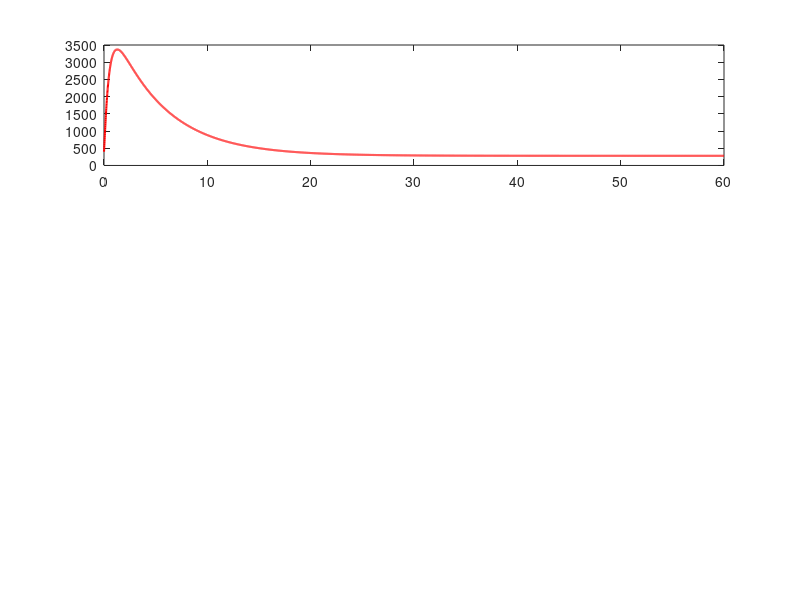

Reproduce this figure in MATLAB. (Note: this script raises an error after producing the figure.)
%% sim-06: Safety Trip (SCRAM) Logic

% Parameters
C_fuel = 500; C_cool = 2000; h = 100;
flow = 10; Cp = 4180; T_inlet = 280;
P0 = 3e6;  % 3 MW — high enough to trigger trip
T_fuel0 = 400; T_cool0 = 300;

dt = 0.01; t = 0:dt:60; N = length(t);
T_fuel = zeros(1,N); T_fuel(1) = T_fuel0;
T_cool = zeros(1,N); T_cool(1) = T_cool0;
P = zeros(1,N); P(1) = P0;

tripped = false; t_trip = NaN;

for i = 1:N-1
    % Safety trip: SCRAM if T_fuel > 1200°C
    if ~tripped && T_fuel(i) > 1200
        tripped = true;
        t_trip = t(i);
        fprintf('SCRAM triggered at t = %.2f s, T_fuel = %.1f °C\n', t_trip, T_fuel(i));
    end

    % Power: exponential decay after trip
    if tripped
        P(i+1) = P0 * exp(-(t(i+1) - t_trip) / 0.5);
    else
        P(i+1) = P0;
    end

    dT_fuel = (P(i) - h*(T_fuel(i) - T_cool(i))) / C_fuel;
    dT_cool = (h*(T_fuel(i) - T_cool(i)) - flow*Cp*(T_cool(i) - T_inlet)) / C_cool;
    T_fuel(i+1) = T_fuel(i) + dT_fuel * dt;
    T_cool(i+1) = T_cool(i) + dT_cool * dt;
end

figure;
subplot(3,1,1);
plot(t, T_fuel, 'r', 'LineWidth', 1.5); hold on;
yline(1200, 'k--', 'Trip Setpoint');
if ~isnan(t_trip), xline(t_trip, 'r:', 'SCRAM'); end
xlabel('Time (s)'); ylabel('T_{fuel} (°C)');
title('Fuel Temperature with Safety Trip'); grid on;

subplot(3,1,2);
plot(t, T_cool, 'b', 'LineWidth', 1.5);
xlabel('Time (s)'); ylabel('T_{cool} (°C)');
title('Coolant Temperature'); grid on;

subplot(3,1,3);
plot(t, P/1e6, 'k', 'LineWidth', 1.5);
xlabel('Time (s)'); ylabel('Power (MW)');
title('Reactor Power'); grid on;

sgtitle('Reactor SCRAM Simulation');
fprintf('Peak T_fuel: %.1f °C\n', max(T_fuel));
